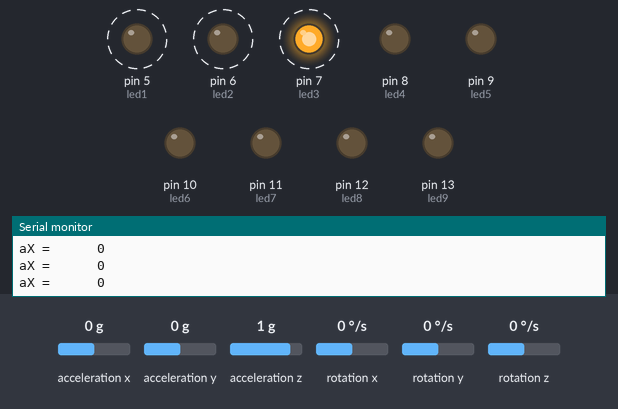
A sketch run on a simulated Arduino Uno, built with avr-gcc and run on an emulated ATmega328P. Parts: output pins drawn as LEDs (lit = HIGH), the last lines printed to the serial monitor. Wiring (inferred from the names in the program): MPU-6050 motion sensor at I2C address 0x68. Dashed ring = blinking. Inputs (shaded band) come from the test bench; at power-on: acceleration x 0 g, acceleration y 0 g, acceleration z 1 g, rotation x 0 °/s, rotation y 0 °/s, rotation z 0 °/s.

Above: at 1.4 s.
1.5 s: acceleration x set to -0.2 g
At 3.0 s:
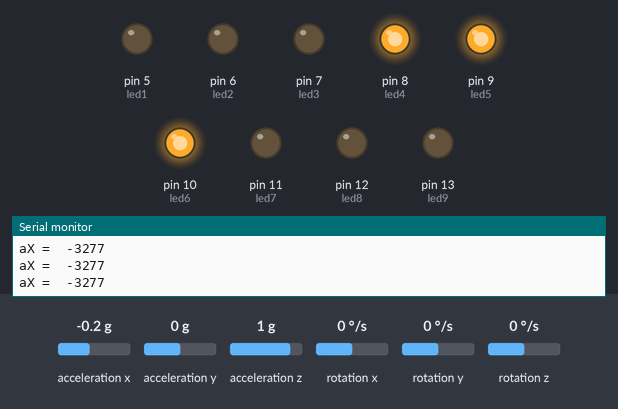
3.3 s: acceleration x set to 0.8 g
At 3.84 s:
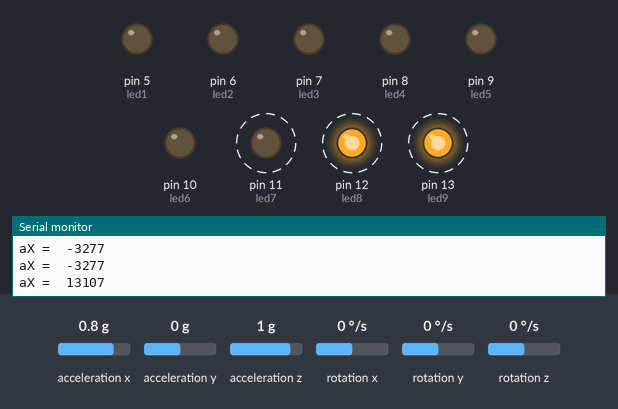
6.5 s: acceleration x set to 0 g
At 7.3 s:
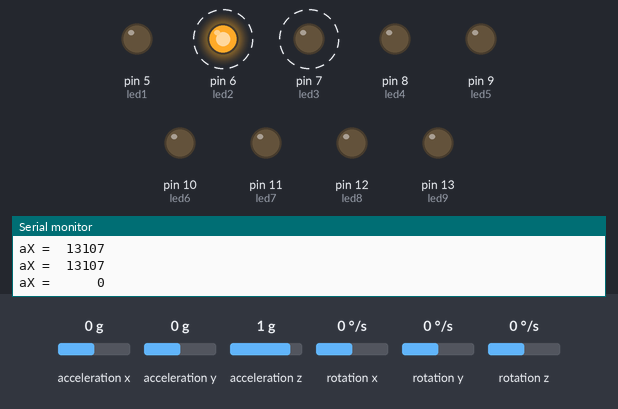
Timing chart, 0 to 15.7 s (numbered marks = the images above; inputs shaded):
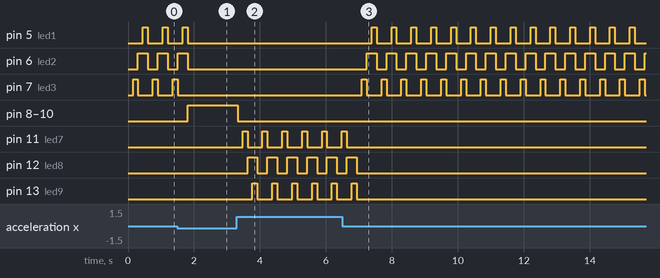

Measured:
- the behaviour switches between 0 and -0.1 g on acceleration x (found by bisection; images 0 and 1)
- after the input at 1.5 s, pin 5 (led1), pin 6 (led2): goes on until 1.8 s, then stays LOW; pin 7 (led3): goes on until 1.5 s, then stays LOW; pin 8 (led4), pin 9 (led5), pin 10 (led6): LOW → HIGH after 0.31 s
- after the input at 3.3 s, pin 8 (led4), pin 9 (led5), pin 10 (led6): HIGH → LOW at once; pin 11 (led7): alternates HIGH for 0.15 s and LOW for 0.45 s, starting after 0.17 s; pin 12 (led8): alternates HIGH for 0.30 s and LOW for 0.30 s, starting after 0.32 s; pin 13 (led9): alternates HIGH for 0.15 s and LOW for 0.45 s, starting after 0.47 s
- after the input at 6.5 s, pin 5 (led1): alternates HIGH for 0.15 s and LOW for 0.45 s, starting after 0.88 s; pin 6 (led2): alternates HIGH for 0.30 s and LOW for 0.30 s, starting after 0.73 s
- by itself, pin 5 (led1), pin 7 (led3): alternates HIGH for 0.15 s and LOW for 0.45 s
- by itself, pin 6 (led2): alternates HIGH for 0.30 s and LOW for 0.30 s

The sketch:

main.ino
```cpp
#include "Wire.h"
const int MPU_ADDR = 0x68;
int16_t accelerometer_x, accelerometer_y, accelerometer_z; // variables para acelerometro val
int16_t gyro_x, gyro_y, gyro_z; // variables para gyro data
int16_t temperature; // variables para temperatura data
//inicializacion de pines para el led
int led1 = 5;
int led2 = 6;
int led3 = 7;
int led4 = 8;
int led5 = 9;
int led6 = 10;
int led7 = 11;
int led8 = 12;
int led9 = 13;
//definicion de valores para el delay
#define demora 150
#define demora3 10
#define demora2 500
#define strobo 100
#define strobo2 40
char tmp_str[7]; // vector temporal usado para conversion en la funcion
char* convert_int16_to_str(int16_t i) { // convierte int16 en cadena. Además, las cadenas resultantes tendrán la misma longitud en el monitor serie.
  sprintf(tmp_str, "%6d", i);
  return tmp_str;
}
//Se llama para inicializar variables, modos de pin, comenzar a usar bibliotecas, etc. La función setup () solo se ejecutará una vez, después de cada encendido o reinicio de la placa Arduino.
void setup() {
  Serial.begin(9600);
  Wire.begin(); //Llama a la libreria para empezar la transmision del modulo esclavo pero no retorna ningun valor
  Wire.beginTransmission(MPU_ADDR); // Inicia la transmision entre el arduino por los pines SDA Y SCL y el modulo(GY-521)
  Wire.write(0x6B); // PWR_MGMT_1 Registra los valores obtenidos por el canal 0x6B
  Wire.write(0); // Asigna a 0 la escritura (Activa el MPU-6050)
  Wire.endTransmission(true);//Finaliza una transmisión a un dispositivo esclavo que comenzó con beginTransmission() y transmite los bytes que se pusieron en cola por write ().
  //INICIALIZAMOS PINES DE SALIDA PARA CAMBIOS DE ESTADO EN LOS LEDS
  pinMode(led1, OUTPUT);
  pinMode(led2, OUTPUT);
  pinMode(led3, OUTPUT);
  pinMode(led4, OUTPUT);
  pinMode(led5, OUTPUT);
  pinMode(led6, OUTPUT);
  pinMode(led7, OUTPUT);
  pinMode(led8, OUTPUT);
  pinMode(led9, OUTPUT);
}
void loop() {
  Wire.beginTransmission(MPU_ADDR);//Empieza el intercambio de informacion por el canal 0x68 del MPU6050
  Wire.write(0x3B); // Comineza con el registro por el canal 0x3B
  Wire.endTransmission(false);//el parámetro indica que el Arduino enviará un reinicio. Como resultado, la conexión se mantiene activa.
  Wire.requestFrom(MPU_ADDR, 7*2, true); // Requiere un total de 7 bits multiplicado por 2 que son 14 registros


  accelerometer_x = Wire.read()<<8 | Wire.read(); // Lectura de Registros: 0x3B (ACCEL_XOUT_H) and 0x3C (ACCEL_XOUT_L)
  // IMPRIME LA INFROMACION
  Serial.print("aX = "); Serial.print(convert_int16_to_str(accelerometer_x));//Se pasan los valores obtenidos al convertidor hexa a decimal y se muestran en el panel serial
  Serial.println();
  //Validamos el valor para encender ya sea la intermitente izquierda, derecha o la luz de posicion
  //En donde si el valor del acelerometro en el eje X esta en un rango de -500 y 9500 se encienda la izquierda
  //O si esta entre un valor de 10600 y 20000 se encienda la derecha
  //Si el valor no cumple ninguno de estos parametros  se enciende la luz de posicion
  if(accelerometer_x >= -500 && accelerometer_x <= 9500){
    izquierdo();
  }else if(accelerometer_x >= 10600 && accelerometer_x <= 20000){
    derecho();
  }
  carrera();
}

 void carrera(){
  digitalWrite(led1, LOW);
  digitalWrite(led2, LOW);
  digitalWrite(led3, LOW);
  digitalWrite(led4, HIGH);
  digitalWrite(led5, HIGH);
  digitalWrite(led6, HIGH);
  digitalWrite(led7, LOW);
  digitalWrite(led8, LOW);
  digitalWrite(led9, LOW);
 }
void derecho(){
  digitalWrite(led1, LOW);
  digitalWrite(led2, LOW);
  digitalWrite(led3, LOW);
  digitalWrite(led4, LOW);
  digitalWrite(led5, LOW);
  digitalWrite(led6, LOW);
  digitalWrite(led7, LOW);
  digitalWrite(led8, LOW);
  digitalWrite(led9, LOW);
  delay(demora);
  digitalWrite(led7, HIGH);
  delay(demora);
  digitalWrite(led8, HIGH);
  digitalWrite(led7, LOW);
  delay(demora);
  digitalWrite(led9, HIGH);
  delay(demora);
}


void izquierdo(){
  digitalWrite(led1, LOW);
  digitalWrite(led2, LOW);
  digitalWrite(led3, LOW);
  digitalWrite(led4, LOW);
  digitalWrite(led5, LOW);
  digitalWrite(led6, LOW);
  digitalWrite(led7, LOW);
  digitalWrite(led8, LOW);
  digitalWrite(led9, LOW);
  delay(demora);
  digitalWrite(led3, HIGH);
  delay(demora);
  digitalWrite(led2, HIGH);
  digitalWrite(led3, LOW);
  delay(demora);
  digitalWrite(led1, HIGH);
  delay(demora);
}
void intermitentes(){
  digitalWrite(led1, HIGH);
  delay(demora);
  digitalWrite(led2, HIGH);
  digitalWrite(led1, LOW);
  delay(demora);
  digitalWrite(led3, HIGH);
  digitalWrite(led2, LOW);
  delay(demora);
  digitalWrite(led4, HIGH);
  digitalWrite(led3, LOW);
  delay(demora);
  digitalWrite(led5, HIGH);
  digitalWrite(led4, LOW);
  delay(demora);
  digitalWrite(led6, HIGH);
  digitalWrite(led5, LOW);
  delay(demora);
  digitalWrite(led7, HIGH);
  digitalWrite(led6, LOW);
  delay(demora);
  digitalWrite(led8, HIGH);
  digitalWrite(led7, LOW);
  delay(demora);
  digitalWrite(led9, HIGH);
  digitalWrite(led8, LOW);
  delay(demora);
  digitalWrite(led9, LOW);
  delay(demora);

}

void ayuda(){
  digitalWrite(led1, HIGH);
  delay(demora3);
  digitalWrite(led2, HIGH);
  digitalWrite(led1, LOW);
  delay(demora3);
  digitalWrite(led3, HIGH);
  digitalWrite(led2, LOW);
  delay(demora3);
  digitalWrite(led4, HIGH);
  digitalWrite(led3, LOW);
  delay(demora3);
  digitalWrite(led5, HIGH);
  digitalWrite(led4, LOW);
  delay(demora3);
  digitalWrite(led6, HIGH);
  digitalWrite(led5, LOW);
  delay(demora3);
  digitalWrite(led7, HIGH);
  digitalWrite(led6, LOW);
  delay(demora3);
  digitalWrite(led8, HIGH);
  digitalWrite(led7, LOW);
  delay(demora3);
  digitalWrite(led9, HIGH);
  digitalWrite(led8, LOW);
  delay(demora3);
  digitalWrite(led9, LOW);
  delay(demora3);
}
```
